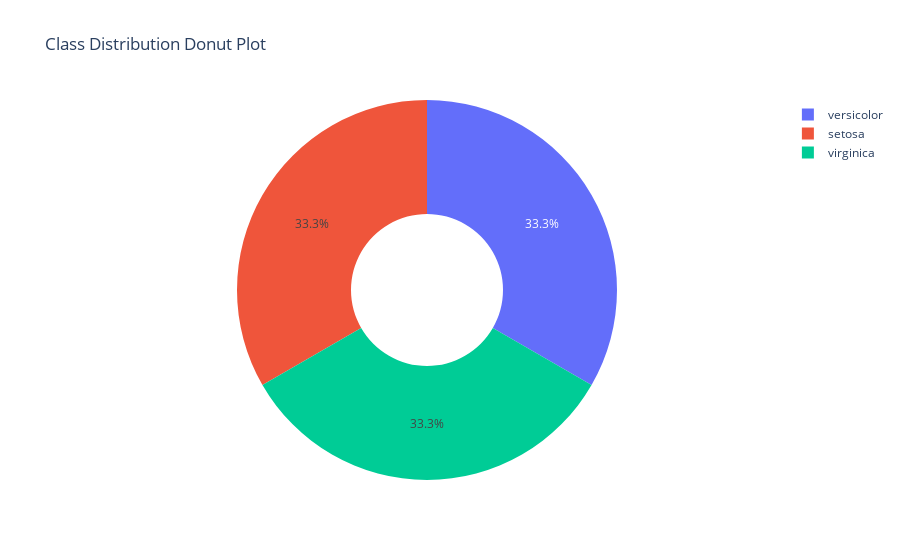

The cell this chart's notebook holds for it:
### Markdown cell above
#### Visualize the class distribution

### Code cell
class_dis_pie = px.pie(
  names = class_dis.index,
  values = class_dis.values,
  hole = 0.4,
  title = 'Class Distribution Donut Plot'
)
class_dis_pie.show()

### Figure 1 — Plotly figure (JSON) as saved in the notebook; plotly's stock layout.template omitted (floating-point values rounded to 4 significant figures)
{"data": [{"domain": {"x": [0, 1], "y": [0, 1]}, "hole": 0.4, "hovertemplate": "label=%{label}<br>value=%{value}<extra></extra>", "labels": ["versicolor", "setosa", "virginica"], "legendgroup": "", "name": "", "showlegend": true, "type": "pie", "values": [50, 50, 50]}], "layout": {"legend": {"tracegroupgap": 0}, "title": {"text": "Class Distribution Donut Plot"}}}
